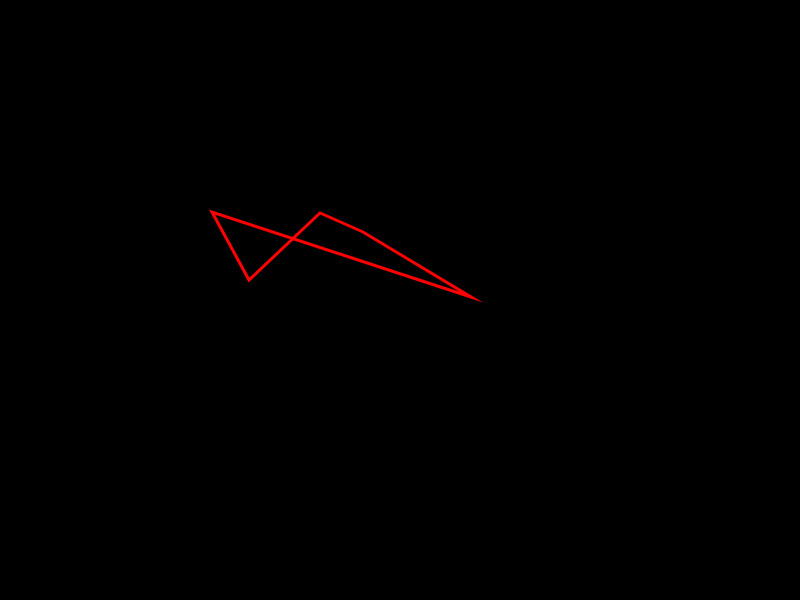
Frame 1 (no input)
Frame 60 (no input): identical to frame 1, image omitted
Frame 120 (the mouse pressed at the canvas centre since frame 60): identical to frame 1, image omitted

The p5.js sketch that drew this single still picture (run headless with seeded random() and noise() and a simulated clock; from frame 60 on, the mouse is pressed at the canvas centre):

// p5.js sketch
// ── sketch.js
let pent = []
let n = 5
let h = 600
let w = h + 200
let pentCheckboxes = []
let earsCheckboxes = []
let showNumbers
let skipAngle
let inputN
let xOff = 0
let yOff = 0
let zoom = 1
let state = 0


function setup() {
  inputN = createInput("5", "number")
  inputN.position(830, 30)
  inputN.changed(initPoly)

  showNumbers = createCheckbox("showNumbers")
  showNumbers.position(830, 60);
  skipAngle = createCheckbox("skipAngle")
  skipAngle.position(830, 80);



  createCanvas(w, h)
  initPoly()
}

function initPoly(newN) {
  if (pentCheckboxes.length > 0) {
    for (let i = pentCheckboxes.length - 1; i >= 0; i--) {
      pentCheckboxes[i].remove()
      pentCheckboxes.splice(i)
    }
    for (let i = earsCheckboxes.length - 1; i >= 0; i--) {
      earsCheckboxes[i].remove()
      earsCheckboxes.splice(i)
    }
    for (let i = pent.length - 1; i >= 0; i--) {
      pent.splice(i)
    }
  }
  n = inputN.value()


  for (let i = 0; i < n - 1; i++) {
    pentCheckboxes.push(createCheckbox("Poly " + i))
    pentCheckboxes[i].position(830, 100 + i * 20);

    if (i < n - 2) {
      earsCheckboxes.push(createCheckbox("Ears " + i))
      earsCheckboxes[i].position(920, 100 + i * 20);
    }
  }
  pentCheckboxes[0].checked(true)



  for (let i = 0; i < n; i++) {
    pent.push(createVector(
      200 + Math.round(Math.random() * (w - 500)),
      200 + Math.round(Math.random() * (h - 500))
    ))
  }

  state = 0

}
function getNext(p, a) {
  let res = []
  let ears = []
  for (let i = 0; i < n; i++) {
    let p1 = p[i]
    let p2 = p[(i + 1) % n]
    let v
    let dHalf = dist(p1.x, p1.y, p2.x, p2.y) / 2
    v = createVector(p2.x - p1.x, p2.y - p1.y)
    let len = dHalf / Math.cos(a)
    v = p5.Vector.fromAngle(v.heading() - a)
    v.setMag(len)
    v.add(p1)

    ears.push({
      x1: p1.x,
      y1: p1.y,
      x2: v.x,
      y2: v.y,
    })
    ears.push({
      x1: p2.x,
      y1: p2.y,
      x2: v.x,
      y2: v.y,
    })
    res.push(v)
  }
  return { pent: res, ears: ears }
}

function checkPent(p) {
  let sss = ""
  for (let i = 0; i < n; i++) {
    let p1 = p[i]
    let p2 = p[(i + 1) % 5]
    let d = dist(p1.x, p1.y, p2.x, p2.y)
    d = Math.abs(Math.round(d * 1000) / 1000)
    sss += "|" + d
  }
  return sss
}

function draw() {
  translate(xOff, yOff)
  scale(zoom)
  let textYOff = 0

  if (pentCheckboxes.length < 2)
    return

  background(0)
  noFill()
  colorMode(HSB)

  stroke(0, 100, 100)
  if (pentCheckboxes[0].checked()) {
    drawPent(pent, textYOff)
    textYOff += 20
  }
  let n1 = { pent: pent }
  for (let i = 1; i < n - 1; i++) {
    j = i
    if (i == 2 && skipAngle.checked())
      j = n - 1
    n1 = getNext(n1.pent, Math.PI * (180 - j * (360 / n)) / 360)
    if (earsCheckboxes[i - 1].checked())
      drawEars(n1.ears)

    stroke(i * (360 / n), 100, 100)
    if (pentCheckboxes[i].checked()) {
      drawPent(n1.pent, textYOff)
      textYOff += 20
    }
  }
}
function drawPent(p, textYOff) {
  strokeWeight(3)
  beginShape()
  for (let v of p)
    vertex(v.x, v.y)
  endShape(CLOSE)


  if (showNumbers.checked()) {
    strokeWeight(1)
    let sss = checkPent(p)
    text(sss, 50, 450 + textYOff)
  }

}
function drawEars(e) {
  strokeWeight(0.5)

  for (let v of e)
    line(v.x1, v.y1, v.x2, v.y2)

}
let oldX
let oldY
function mouseDragged() {
  let min = 20
  let res
  let relX = mouseX - xOff
  let relY = mouseY - yOff
  for (let p of pent) {
    let d = Math.pow(Math.pow(relX - p.x, 2) + Math.pow(relY - p.y, 2), 0.5)
    if (d < min) {
      min = d
      res = p
    }
  }
  if (res) {
    res.x = mouseX - xOff
    res.y = mouseY - yOff
  }
  else {
    if (!oldX) {
      oldX = mouseX
      oldY = mouseY
    }
    xOff -= oldX - mouseX
    yOff -= oldY - mouseY

    oldX = mouseX
    oldY = mouseY

  }

}
function mouseReleased() {
  oldX = null
  oldY = null
}

function mouseWheel(event) {
  // if (event.delta > 0) {
  //   zoom *= 1.1
  // } else {
  //   zoom /= 1.1
  // }

  if (event.delta > 0)
    iterateSteps()
}


function iterateSteps() {
  if (state > (n - 2) * 3) {
    for (let p of pentCheckboxes)
      p.checked(true)
    for (let p of earsCheckboxes)
      p.checked(true)
    state = 0
    return

  }

  for (let p of pentCheckboxes)
    p.checked(false)
  for (let p of earsCheckboxes)
    p.checked(false)


  let p1 = Math.floor(state / 3)
  pentCheckboxes[p1].checked(true)
  if (state % 3 == 2)
    pentCheckboxes[(state + 1) / 3].checked(true)
  if (state % 3 != 0) {

    p1 = Math.floor(state / 3)
    earsCheckboxes[p1].checked(true)
  }
  console.log("iter", state)
  state++
}


// ── help.html
<!DOCTYPE html>
<html>

<head>

  <style>
    body {
      /* background-color: #999999; */
}
    tr:nth-child(even) {
      background-color: #b2b2b2;
    }

    th,
    td {
      padding-left: 10px;
      padding-right: 10px;
    }
  </style>
</head>

<body id="body">
</body>
Please see this example for a pentagon. All steps can be switched on/off independently or iterated over using the mouse wheel. Change the numer in the input for a n-gon different to a pentagon
<img src="petrsMiracle.gif">
</html>
